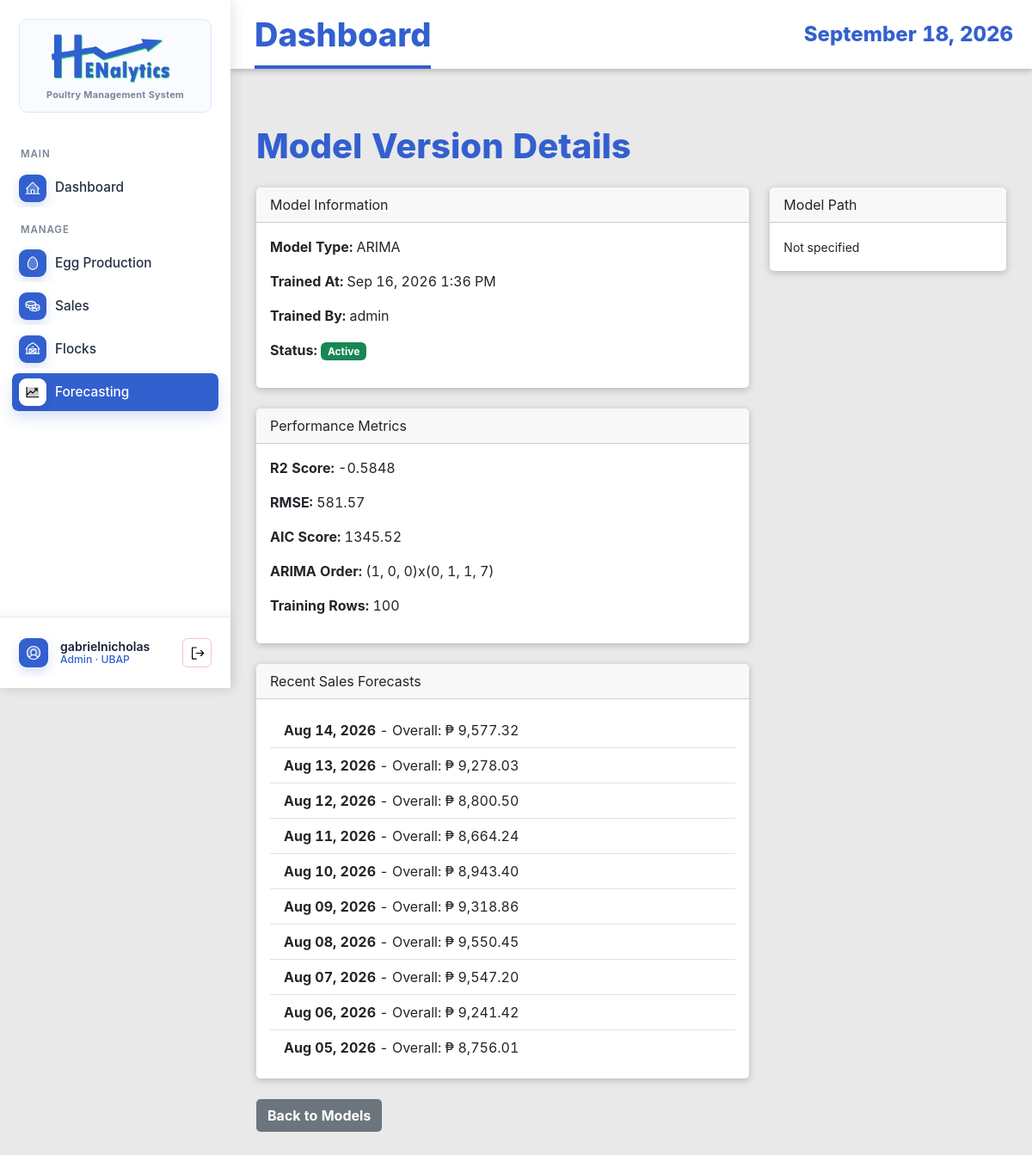
The page /model-versions/588/ (signed in) on the database its author committed.
### EggProduction/models.py (models this page shows, shortened)
class ModelVersion(models.Model):
    MODEL_TYPE_CHOICES = (
        ('arima', 'ARIMA'),
        ('mlr', 'Multiple Linear Regression'),
        ('hybrid', 'Hybrid Model'),
        ('lstm', 'LSTM Neural Network'),
    )
    model_type = models.CharField(max_length=20, choices=MODEL_TYPE_CHOICES)
    trained_at = models.DateTimeField(auto_now_add=True)
    triggered_by = models.ForeignKey(User, on_delete=models.SET_NULL, null=True)
    r2_score = models.DecimalField(max_digits=5, decimal_places=4, null=True, blank=True)
    rmse = models.DecimalField(max_digits=10, decimal_places=2, null=True, blank=True)
    mae = models.DecimalField(max_digits=10, decimal_places=2, null=True, blank=True)
    mape = models.DecimalField(max_digits=8, decimal_places=2, null=True, blank=True)
    baseline_rmse = models.DecimalField(max_digits=10, decimal_places=2, null=True, blank=True)
    aic_score = models.DecimalField(max_digits=15, decimal_places=2, null=True, blank=True)
    arima_order = models.CharField(max_length=80, null=True, blank=True, help_text="Format: (p,d,q)")
    pkl_path = models.CharField(max_length=255, null=True, blank=True)
    feature_set = models.CharField(max_length=50, blank=True, default='')
    selection_metric = models.CharField(max_length=30, blank=True, default='rolling_mae_mape')
    comparison_summary = models.JSONField(blank=True, default=dict)
    is_active = models.BooleanField(default=True)
    training_rows = models.IntegerField(null=True, blank=True)
    created_at = models.DateTimeField(auto_now_add=True)
    class Meta:
        ordering = ['-trained_at']
        verbose_name_plural = "Model Versions"

class SalesForecast(models.Model):
    model_version = models.ForeignKey(ModelVersion, on_delete=models.CASCADE, related_name='sales_forecasts')
    forecast_date = models.DateField()
    grade = models.CharField('egg size', max_length=20, choices=FORECAST_CATEGORY_CHOICES)
    predicted_trays = models.IntegerField(validators=[MinValueValidator(0)])
    predicted_amount = models.DecimalField(max_digits=15, decimal_places=2, default=0)
    created_at = models.DateTimeField(auto_now_add=True)
    class Meta:
        ordering = ['-forecast_date']
        unique_together = ('model_version', 'forecast_date', 'grade')

### EggProduction/views.py (the view)
# urls.py: path('model-versions/<int:pk>/', views.ModelVersionDetailView.as_view(), name='model-version-detail'),
class ModelVersionDetailView(AdminAccessMixin, DetailView):
    model = ModelVersion
    template_name = 'egg_production/model_version_detail.html'
    context_object_name = 'model'
    def get_context_data(self, **kwargs):
        context = super().get_context_data(**kwargs)
        model = self.get_object()
        context['harvest_forecasts'] = HarvestForecast.objects.filter(model_version=model)[:10]
        context['sales_forecasts'] = SalesForecast.objects.filter(model_version=model)[:10]
        return context

### EggProduction/views.py (called while the page is built)
    def test_func(self):
        user = self.request.user
        try:
            profile = UserProfile.objects.get(user=user)
            return profile.role == 'admin' or user.username == 'gabrielnicholas'
        except UserProfile.DoesNotExist:
            return user.username == 'gabrielnicholas'

### EggProduction/templates/egg_production/model_version_detail.html (shortened to what this page needs)
{% extends 'base.html' %}
{% load humanize %}
{% block content %}
<div class="container mt-4">
    <h1 class="mb-4">Model Version Details</h1>
    <div class="row mb-4">
        <div class="col-md-8">
            <div class="card mb-4">
                <div class="card-header">Model Information</div>
                <div class="card-body">
                    <p><strong>Model Type:</strong> {{ model.get_model_type_display }}</p>
                    <p><strong>Trained At:</strong> {{ model.trained_at|date:"M d, Y g:i A" }}</p>
                    <p><strong>Trained By:</strong> {{ model.triggered_by.get_full_name|default:model.triggered_by.username }}</p>
                    <p><strong>Status:</strong>
                        {% if model.is_active %}<span class="badge bg-success">Active</span>
                        {% else %}<span class="badge bg-secondary">Inactive</span>{% endif %}
                    </p>
                </div>
            </div>
            <div class="card mb-4">
                <div class="card-header">Performance Metrics</div>
                <div class="card-body">
                    <p><strong>R2 Score:</strong> {{ model.r2_score|default:"N/A" }}</p>
                    <p><strong>RMSE:</strong> {{ model.rmse|default:"N/A" }}</p>
                    <p><strong>AIC Score:</strong> {{ model.aic_score|default:"N/A" }}</p>
                    <p><strong>ARIMA Order:</strong> {{ model.arima_order|default:"N/A" }}</p>
                    <p><strong>Training Rows:</strong> {{ model.training_rows|default:"N/A"|intcomma }}</p>
                </div>
            </div>
            {% if sales_forecasts %}
            <div class="card">
                <div class="card-header">Recent Sales Forecasts</div>
                <div class="card-body">
                    <ul class="list-group list-group-flush">
                        {% for forecast in sales_forecasts %}
                        <li class="list-group-item">
                            <strong>{{ forecast.forecast_date|date:"M d, Y" }}</strong> -
                            {{ forecast.get_grade_display }}: ₱ {{ forecast.predicted_amount|floatformat:2|intcomma }}
                        </li>
                        {% endfor %}
                    </ul>
                </div>
            </div>
            {% endif %}
        </div>
        <div class="col-md-4">
            <div class="card">
                <div class="card-header">Model Path</div>
                <div class="card-body">
                    <small>{{ model.pkl_path|default:"Not specified" }}</small>
                </div>
            </div>
        </div>
    </div>
    <a href="{% url 'eggproduction:model-version-list' %}" class="btn btn-secondary">Back to Models</a>
</div>
{% endblock %}

### EggProduction/templates/base.html (shortened to what this page needs)
{% load static %}
<!DOCTYPE html>
<html lang="en">
<head>
    <link href="{% static 'vendor/bootstrap/css/bootstrap.min.css' %}" rel="stylesheet">
    <link rel="stylesheet" href="{% static 'vendor/datatables/css/jquery.dataTables.min.css' %}">
    <link rel="stylesheet" href="{% static 'vendor/datatables-buttons/css/buttons.dataTables.min.css' %}">
    <link rel="stylesheet" href="{% static 'EggProduction/css/style.css' %}">
</head>
<body class="{% if request.user.is_authenticated %}app-body{% else %}auth-body{% endif %}">
    {% if request.user.is_authenticated %}
    <div class="app-shell">
        <aside class="app-sidebar" id="appSidebar" aria-label="Primary navigation">
            <a href="{% url 'eggproduction:dashboard' %}" class="brand-lockup">
                <span class="brand-card">
                    <img src="{% static 'EggProduction/img/logo-blue-ver.png' %}" alt="Henalytics">
                    <span class="brand-subtitle">Poultry Management System</span>
                </span>
            </a>
            <nav class="side-nav" aria-label="Main navigation">
                <div class="nav-section-label">MAIN</div>
                <a href="{% url 'eggproduction:dashboard' %}"
                    class="side-link {% if request.resolver_match.url_name == 'dashboard' %}active{% endif %}">
                    <img class="side-icon side-img-icon" src="{% static 'EggProduction/img/house-line-duotone.svg' %}"
                        alt="" aria-hidden="true">
                    <span>Dashboard</span>
                </a>
                <div class="nav-section-label">MANAGE</div>
                <a href="{% url 'eggproduction:production-log-list' %}"
                    class="side-link {% if 'production-log' in request.resolver_match.url_name or 'grading-log' in request.resolver_match.url_name %}active{% endif %}">
                    <img class="side-icon side-img-icon" src="{% static 'EggProduction/img/egg-duotone.svg' %}" alt=""
                        aria-hidden="true">
                    <span>Egg Production</span>
                </a>
                <a href="{% url 'eggproduction:sales-transaction-list' %}"
                    class="side-link {% if 'sales-transaction' in request.resolver_match.url_name or 'sales-item' in request.resolver_match.url_name %}active{% endif %}">
                    <img class="side-icon side-img-icon" src="{% static 'EggProduction/img/coins-duotone.svg' %}" alt=""
                        aria-hidden="true">
                    <span>Sales</span>
                </a>
                <a href="{% url 'eggproduction:flock-list' %}"
                    class="side-link {% if 'flock' in request.resolver_match.url_name %}active{% endif %}">
                    <img class="side-icon side-img-icon" src="{% static 'EggProduction/img/barn-duotone.svg' %}" alt=""
                        aria-hidden="true">
                    <span>Flocks</span>
                </a>
                {% if request.user.userprofile.role == 'admin' or request.user.username == 'gabrielnicholas' %}
                <a href="{% url 'eggproduction:harvest-forecast-list' %}"
                    class="side-link {% if request.resolver_match.url_name == 'experimental-forecasting' or 'forecast' in request.resolver_match.url_name or 'model-version' in request.resolver_match.url_name %}active{% endif %}">
                    <img class="side-icon side-img-icon" src="{% static 'EggProduction/img/chart-line-up-duotone.svg' %}"
                        alt="" aria-hidden="true">
                    <span>Forecasting</span>
                </a>
                {% endif %}
            </nav>
            <div class="sidebar-account">
                <div class="account-summary">
                    <img class="account-avatar-img" src="{% static 'EggProduction/img/user-circle-duotone.svg' %}" alt=""
                        aria-hidden="true">
                    <span class="account-copy">
                        <span class="account-name">{{ request.user.get_full_name|default:request.user.username }}</span>
                        <span class="account-role">
                            {% if request.user.is_superuser %}
                            Admin
                            {% elif request.user.userprofile.display_role %}
                            {{ request.user.userprofile.display_role }}
                            {% else %}
                            Staff
                            {% endif %}
                            &middot; UBAP
                        </span>
                    </span>
                    <form method="post" action="{% url 'logout' %}" class="account-logout-form account-logout-inline" data-swal-logout
                        data-swal-title="Sign out?"
                        data-swal-text="You will be returned to the login page."
                        data-swal-confirm-text="Sign out"
                        data-swal-cancel-text="Stay signed in">
                        <button type="submit" class="account-logout-button" title="Logout" aria-label="Logout">
                            <img class="logout-icon-img" src="{% static 'EggProduction/img/sign-out.svg' %}" alt="" aria-hidden="true">
                        </button>
                    </form>
                </div>
            </div>
        </aside>
        <section class="app-panel">
            <header class="app-topbar">
                <div class="topbar-title-group">
                    <h1>{% block page_title %}Dashboard{% endblock %}</h1>
                </div>
                <time>{% now "F j, Y" %}</time>
            </header>
            <main class="app-content">
                {% else %}
                <main>
                    {% endif %}
                    {% block content %}{% endblock %}
                    {% if request.user.is_authenticated %}
                </main>
        </section>
    </div>
    {% else %}
    </main>
    {% endif %}
</body>
</html>

### rows shown on the page
ModelVersion: model_type "ARIMA", trained_at "Sep 16, 2026 1:36 PM", triggered_by.get_full_name "admin", r2_score "-0.5848", rmse "581.57", aic_score "1345.52", arima_order "(1, 0, 0)x(0, 1, 1, 7)", training_rows "100", pkl_path "Not specified"
SalesForecast: forecast_date "Aug 14, 2026", grade "Overall", predicted_amount "9,577.32"
SalesForecast: forecast_date "Aug 13, 2026", grade "Overall", predicted_amount "9,278.03"
SalesForecast: forecast_date "Aug 12, 2026", grade "Overall", predicted_amount "8,800.50"
SalesForecast: forecast_date "Aug 11, 2026", grade "Overall", predicted_amount "8,664.24"
SalesForecast: forecast_date "Aug 10, 2026", grade "Overall", predicted_amount "8,943.40"
SalesForecast: forecast_date "Aug 09, 2026", grade "Overall", predicted_amount "9,318.86"
SalesForecast: forecast_date "Aug 08, 2026", grade "Overall", predicted_amount "9,550.45"
SalesForecast: forecast_date "Aug 07, 2026", grade "Overall", predicted_amount "9,547.20"
SalesForecast: forecast_date "Aug 06, 2026", grade "Overall", predicted_amount "9,241.42"
SalesForecast: forecast_date "Aug 05, 2026", grade "Overall", predicted_amount "8,756.01"

### other values the page prints
{{ request.user.get_full_name|default:request.user.username }} "gabrielnicholas"
